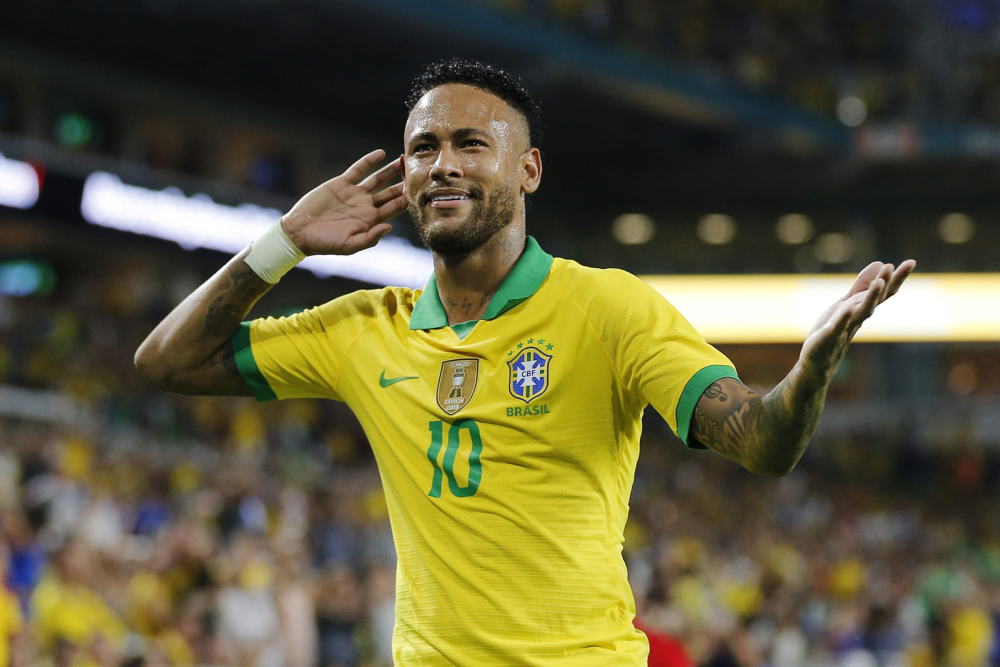
#> input picture NJR.jpeg, 2000 x 1334 px, found by its file name (shown at 1/2 size)
$ jupyter execute --allow-errors Object_detection.ipynb
#> lines starting #> are read from the running program, lines starting #| are printed output that depends on the picture
[cell 1]
import cv2
import numpy as np
import matplotlib.pyplot as plt

#> (a cell that did not finish here is left out)

[cell 3]
import os
classes = []
#> (the rest of this cell did not finish here and is left out)

[cell 4]
len(classes)

[cell 5]
img = cv2.imread('/content/NJR.jpeg')
#> img is the input picture: shape (1334, 2000, 3); mean B, G, R 59, 91.4, 95.5
print(img.shape)
#| (1334, 2000, 3)
blob = cv2.dnn.blobFromImage(img, 1/255, (320,320), (0,0,0), swapRB=True, crop=False)

[cell 6]
width=img.shape[0]
#> width = 1334
height=img.shape[1]
#> height = 2000

[cell 7]
blob.shape
#> Out = (1, 3, 320, 320)

[cell 8]
type(blob)

[cell 9]
i=blob[0].reshape(320,320,3)
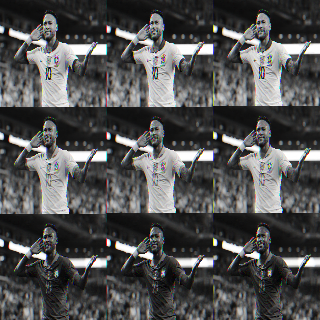
#> i: shape (320, 320, 3) float32; mean of channels 0, 1, 2 0.321, 0.321, 0.321; drawn as B, G, R
